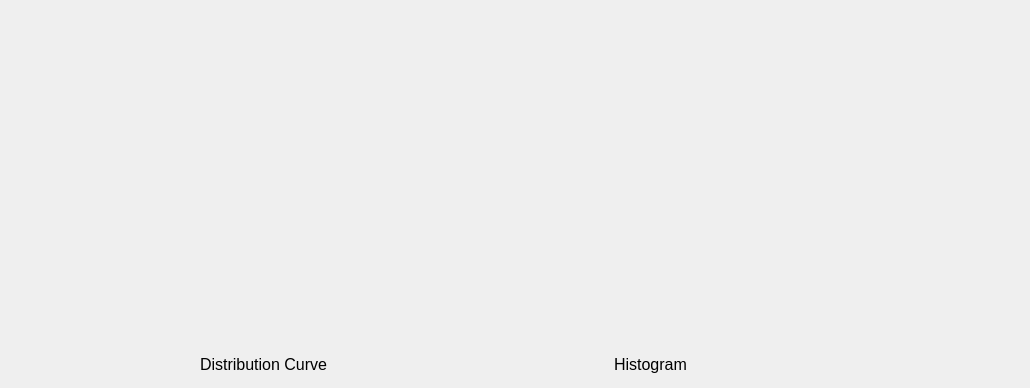
    <widget class="QWidget" name="tab_2">
     <attribute name="title">
      <string>Curves</string>
     </attribute>
     <widget class="QWidget" name="horizontalLayoutWidget_7">
      <property name="geometry">
       <rect>
        <x>80</x>
        <y>50</y>
        <width>361</width>
        <height>281</height>
       </rect>
      </property>
      <layout class="QHBoxLayout" name="horizontalLayout_15">
       <item>
        <widget class="QLabel" name="histImg">
         <property name="text">
          <string/>
         </property>
        </widget>
       </item>
      </layout>
     </widget>
     <widget class="QWidget" name="horizontalLayoutWidget_8">
      <property name="geometry">
       <rect>
        <x>500</x>
        <y>50</y>
        <width>351</width>
        <height>281</height>
       </rect>
      </property>
      <layout class="QHBoxLayout" name="horizontalLayout_16">
       <item>
        <widget class="QLabel" name="distImg">
         <property name="text">
          <string/>
         </property>
        </widget>
       </item>
      </layout>
     </widget>
     <widget class="QWidget" name="horizontalLayoutWidget_18">
      <property name="geometry">
       <rect>
        <x>200</x>
        <y>350</y>
        <width>821</width>
        <height>29</height>
       </rect>
      </property>
      <layout class="QHBoxLayout" name="horizontalLayout_30">
       <item>
        <widget class="QLabel" name="distLabel">
         <property name="font">
          <font>
           <pointsize>12</pointsize>
          </font>
         </property>
         <property name="text">
          <string>Distribution Curve</string>
         </property>
        </widget>
       </item>
       <item>
        <widget class="QLabel" name="histLabel">
         <property name="font">
          <font>
           <pointsize>12</pointsize>
          </font>
         </property>
         <property name="text">
          <string>Histogram</string>
         </property>
        </widget>
       </item>
      </layout>
     </widget>
    </widget>
